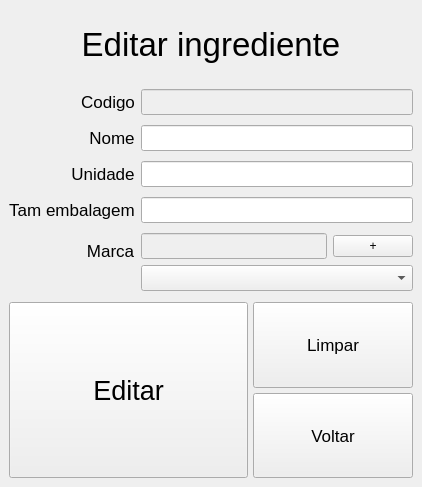
<?xml version="1.0" encoding="UTF-8"?>
<ui version="4.0">
 <class>MainWindow</class>
 <widget class="QMainWindow" name="MainWindow">
  <property name="geometry">
   <rect>
    <x>0</x>
    <y>0</y>
    <width>422</width>
    <height>487</height>
   </rect>
  </property>
  <property name="windowTitle">
   <string>MainWindow</string>
  </property>
  <widget class="QWidget" name="centralwidget">
   <layout class="QVBoxLayout" name="verticalLayout" stretch="2,6,5">
    <item>
     <widget class="QLabel" name="lbl_titulo">
      <property name="font">
       <font>
        <pointsize>25</pointsize>
       </font>
      </property>
      <property name="text">
       <string>Editar ingrediente</string>
      </property>
      <property name="alignment">
       <set>Qt::AlignCenter</set>
      </property>
     </widget>
    </item>
    <item>
     <layout class="QFormLayout" name="formLayout">
      <property name="labelAlignment">
       <set>Qt::AlignRight|Qt::AlignTrailing|Qt::AlignVCenter</set>
      </property>
      <item row="1" column="0">
       <widget class="QLabel" name="lbl_nome">
        <property name="sizePolicy">
         <sizepolicy hsizetype="Minimum" vsizetype="Minimum">
          <horstretch>0</horstretch>
          <verstretch>2</verstretch>
         </sizepolicy>
        </property>
        <property name="font">
         <font>
          <pointsize>13</pointsize>
         </font>
        </property>
        <property name="text">
         <string>Nome</string>
        </property>
        <property name="alignment">
         <set>Qt::AlignCenter</set>
        </property>
       </widget>
      </item>
      <item row="1" column="1">
       <widget class="QLineEdit" name="txt_nome">
        <property name="sizePolicy">
         <sizepolicy hsizetype="Expanding" vsizetype="Maximum">
          <horstretch>0</horstretch>
          <verstretch>2</verstretch>
         </sizepolicy>
        </property>
        <property name="font">
         <font>
          <pointsize>11</pointsize>
         </font>
        </property>
       </widget>
      </item>
      <item row="2" column="0">
       <widget class="QLabel" name="lbl_unidade">
        <property name="sizePolicy">
         <sizepolicy hsizetype="Minimum" vsizetype="Minimum">
          <horstretch>0</horstretch>
          <verstretch>2</verstretch>
         </sizepolicy>
        </property>
        <property name="font">
         <font>
          <pointsize>13</pointsize>
         </font>
        </property>
        <property name="text">
         <string>Unidade</string>
        </property>
        <property name="alignment">
         <set>Qt::AlignCenter</set>
        </property>
        <property name="buddy">
         <cstring>txt_unidade</cstring>
        </property>
       </widget>
      </item>
      <item row="2" column="1">
       <widget class="QLineEdit" name="txt_unidade">
        <property name="sizePolicy">
         <sizepolicy hsizetype="Expanding" vsizetype="Maximum">
          <horstretch>0</horstretch>
          <verstretch>2</verstretch>
         </sizepolicy>
        </property>
        <property name="font">
         <font>
          <pointsize>11</pointsize>
         </font>
        </property>
       </widget>
      </item>
      <item row="3" column="0">
       <widget class="QLabel" name="lbl_tam_embalagem">
        <property name="sizePolicy">
         <sizepolicy hsizetype="Minimum" vsizetype="Minimum">
          <horstretch>0</horstretch>
          <verstretch>2</verstretch>
         </sizepolicy>
        </property>
        <property name="font">
         <font>
          <pointsize>13</pointsize>
         </font>
        </property>
        <property name="text">
         <string>Tam embalagem</string>
        </property>
        <property name="alignment">
         <set>Qt::AlignCenter</set>
        </property>
        <property name="buddy">
         <cstring>txt_tam_embalagem</cstring>
        </property>
       </widget>
      </item>
      <item row="3" column="1">
       <widget class="QLineEdit" name="txt_tam_embalagem">
        <property name="sizePolicy">
         <sizepolicy hsizetype="Expanding" vsizetype="Maximum">
          <horstretch>0</horstretch>
          <verstretch>2</verstretch>
         </sizepolicy>
        </property>
        <property name="font">
         <font>
          <pointsize>11</pointsize>
         </font>
        </property>
       </widget>
      </item>
      <item row="4" column="0">
       <widget class="QLabel" name="lbl_marca">
        <property name="sizePolicy">
         <sizepolicy hsizetype="Minimum" vsizetype="Minimum">
          <horstretch>0</horstretch>
          <verstretch>2</verstretch>
         </sizepolicy>
        </property>
        <property name="font">
         <font>
          <pointsize>13</pointsize>
         </font>
        </property>
        <property name="text">
         <string>Marca</string>
        </property>
        <property name="alignment">
         <set>Qt::AlignCenter</set>
        </property>
       </widget>
      </item>
      <item row="4" column="1">
       <layout class="QVBoxLayout" name="verticalLayout_2">
        <item>
         <layout class="QHBoxLayout" name="horizontalLayout" stretch="5,1">
          <item>
           <widget class="QLineEdit" name="txt_marca">
            <property name="enabled">
             <bool>false</bool>
            </property>
            <property name="font">
             <font>
              <pointsize>11</pointsize>
             </font>
            </property>
           </widget>
          </item>
          <item>
           <widget class="QPushButton" name="btn_ativa_marca">
            <property name="text">
             <string>+</string>
            </property>
           </widget>
          </item>
         </layout>
        </item>
        <item>
         <widget class="QComboBox" name="combo_marca">
          <property name="sizePolicy">
           <sizepolicy hsizetype="Preferred" vsizetype="Maximum">
            <horstretch>0</horstretch>
            <verstretch>0</verstretch>
           </sizepolicy>
          </property>
          <property name="font">
           <font>
            <pointsize>11</pointsize>
           </font>
          </property>
         </widget>
        </item>
       </layout>
      </item>
      <item row="0" column="1">
       <widget class="QLineEdit" name="txt_codigo">
        <property name="enabled">
         <bool>false</bool>
        </property>
        <property name="sizePolicy">
         <sizepolicy hsizetype="Expanding" vsizetype="Maximum">
          <horstretch>0</horstretch>
          <verstretch>2</verstretch>
         </sizepolicy>
        </property>
        <property name="font">
         <font>
          <pointsize>11</pointsize>
         </font>
        </property>
       </widget>
      </item>
      <item row="0" column="0">
       <widget class="QLabel" name="lbl_codigo">
        <property name="sizePolicy">
         <sizepolicy hsizetype="Minimum" vsizetype="Minimum">
          <horstretch>0</horstretch>
          <verstretch>2</verstretch>
         </sizepolicy>
        </property>
        <property name="font">
         <font>
          <pointsize>13</pointsize>
         </font>
        </property>
        <property name="text">
         <string>Codigo</string>
        </property>
        <property name="alignment">
         <set>Qt::AlignCenter</set>
        </property>
       </widget>
      </item>
     </layout>
    </item>
    <item>
     <layout class="QHBoxLayout" name="lay_hori_botoes_secundarios" stretch="3,2">
      <property name="spacing">
       <number>5</number>
      </property>
      <property name="sizeConstraint">
       <enum>QLayout::SetDefaultConstraint</enum>
      </property>
      <item>
       <widget class="QPushButton" name="btn_editar">
        <property name="sizePolicy">
         <sizepolicy hsizetype="Minimum" vsizetype="Minimum">
          <horstretch>0</horstretch>
          <verstretch>0</verstretch>
         </sizepolicy>
        </property>
        <property name="font">
         <font>
          <pointsize>20</pointsize>
         </font>
        </property>
        <property name="text">
         <string>Editar</string>
        </property>
       </widget>
      </item>
      <item>
       <layout class="QVBoxLayout" name="lay_vert_botoes_cancelar">
        <item>
         <widget class="QPushButton" name="btn_limpar">
          <property name="sizePolicy">
           <sizepolicy hsizetype="Minimum" vsizetype="Minimum">
            <horstretch>0</horstretch>
            <verstretch>0</verstretch>
           </sizepolicy>
          </property>
          <property name="font">
           <font>
            <pointsize>13</pointsize>
           </font>
          </property>
          <property name="text">
           <string>Limpar</string>
          </property>
         </widget>
        </item>
        <item>
         <widget class="QPushButton" name="btn_voltar">
          <property name="sizePolicy">
           <sizepolicy hsizetype="Minimum" vsizetype="Minimum">
            <horstretch>0</horstretch>
            <verstretch>0</verstretch>
           </sizepolicy>
          </property>
          <property name="font">
           <font>
            <pointsize>13</pointsize>
           </font>
          </property>
          <property name="text">
           <string>Voltar</string>
          </property>
         </widget>
        </item>
       </layout>
      </item>
     </layout>
    </item>
   </layout>
  </widget>
 </widget>
 <resources/>
 <connections/>
</ui>
